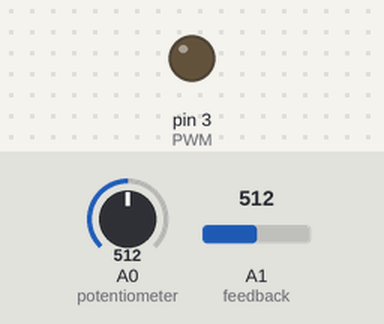
A sketch run on a simulated Arduino Uno, built with avr-gcc and run on an emulated ATmega328P. Shown: output pins drawn as LEDs (lit = HIGH). The inputs (shaded band) are chosen by the test bench; at power-on: A0 (potentiometer) = 512, A1 (feedback) = 512.

Above: at 1.2 s.
1.3 s: A0 (potentiometer) set to 523
At 2.3 s:
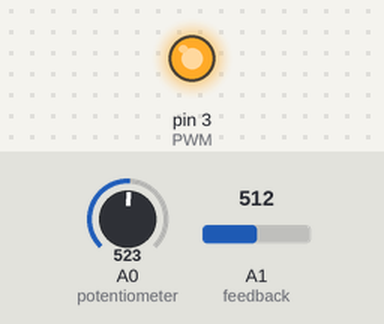
2.8 s: A1 (feedback) set to 540
At 3.5 s:
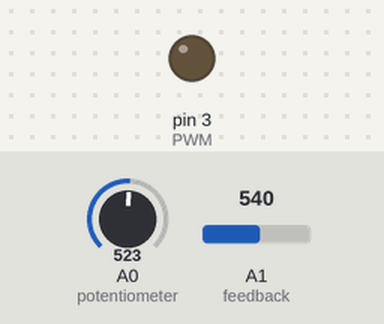
4.3 s: A1 (feedback) set to 511
At 4.6 s:
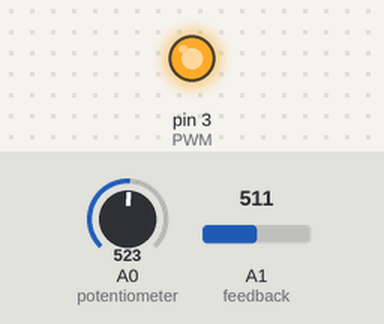
5.8 s: A1 (feedback) set to 716
At 7.0 s:
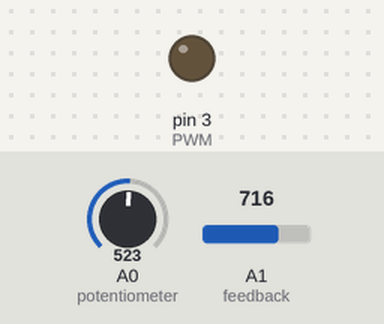
Timing chart, 0 to 8.3 s (numbered marks = the images above; inputs shaded):
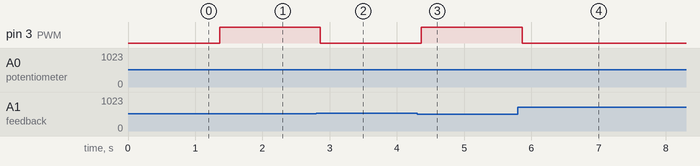

The sketch:

bukboost.ino
```cpp
 int potentiometer = A0;
 int feedback = A1;
int PWM = 3;
int pwm = 0;
void setup() {
    pinMode(potentiometer, INPUT);
     pinMode(feedback, INPUT);
    pinMode(PWM, OUTPUT);
    }
void loop() {
    float voltage = analogRead(potentiometer);
     float output = analogRead(feedback);
    if (voltage > output) {
        pwm = pwm+1;
        pwm = constrain(pwm, 0, 255);
         }
     if (voltage < output) {
        pwm = pwm-1;
         pwm = constrain(pwm, 0, 255);
         }
    analogWrite(PWM,pwm);
     }
```

Measured:
- the behaviour switches between 512 and 513 on A0 (potentiometer) (found by bisection; images 0 and 1)
- the behaviour switches between 523 and 524 on A1 (feedback) (found by bisection; images 1 and 2)
- after the input at 1.3 s, pin 3 (PWM): LOW → HIGH after 0.06 s
- after the input at 2.8 s, pin 3 (PWM): HIGH → LOW after 0.06 s
- after the input at 4.3 s, pin 3 (PWM): LOW → HIGH after 0.06 s
- after the input at 5.8 s, pin 3 (PWM): HIGH → LOW after 0.06 s
